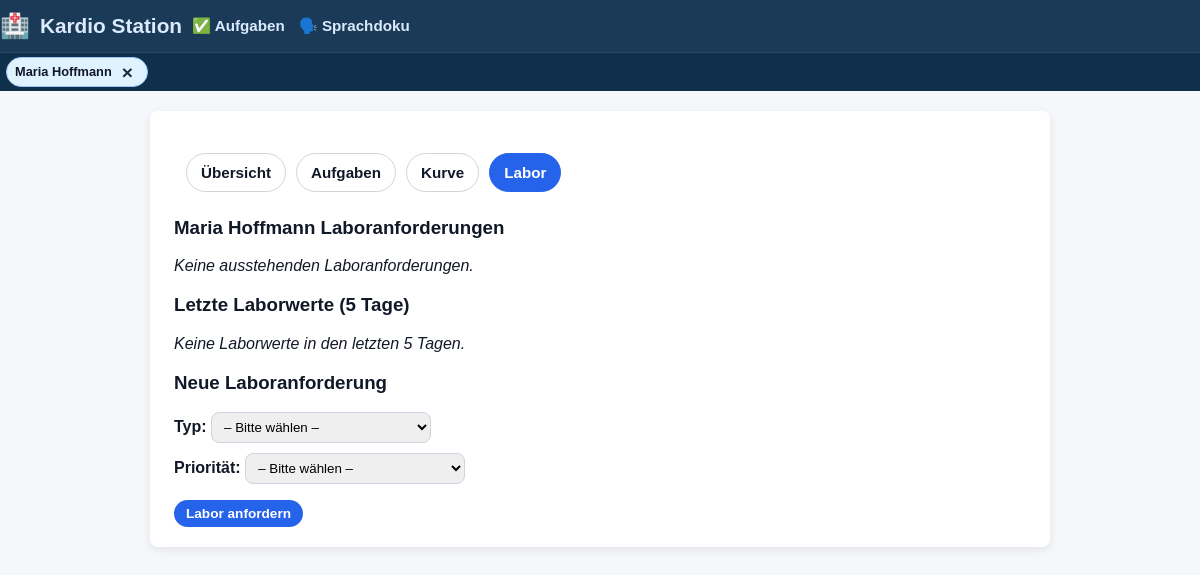
The page /labs?patient_id=1 on the database as committed earlier.
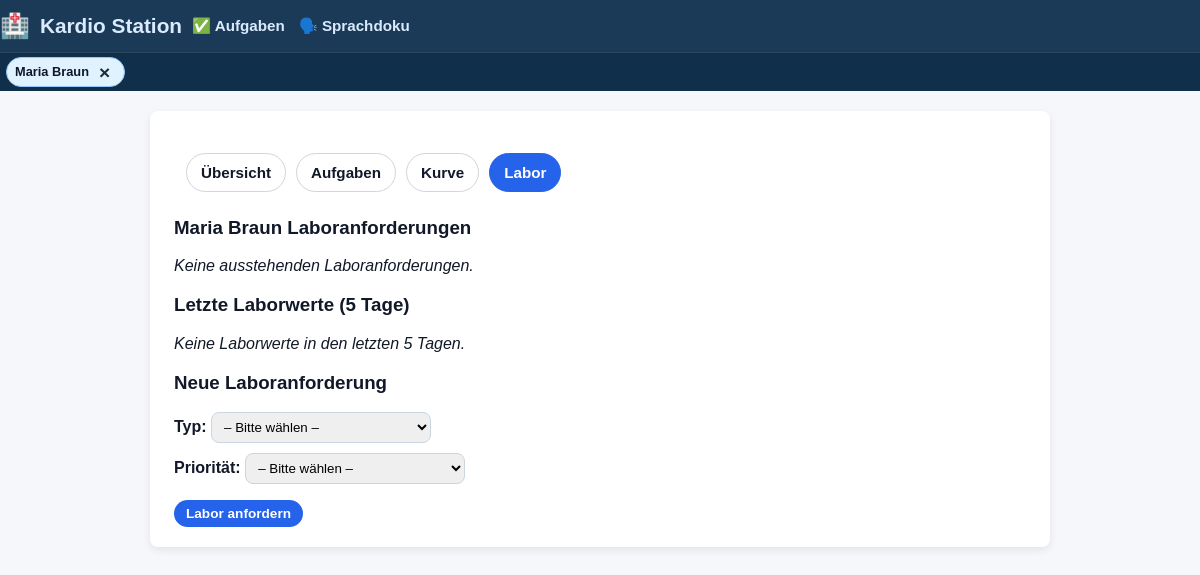
The same page on the database as committed later.
### tables this page shows
CREATE TABLE patients (
    id INTEGER PRIMARY KEY AUTOINCREMENT,
    patient_identifier TEXT NOT NULL,
    name TEXT NOT NULL,
    gender TEXT,
    dob TEXT,
    room TEXT,
    diagnosis TEXT,
    bezugspflege_id INTEGER,
    allergies TEXT,
    code_status TEXT,
    admission_date TEXT,
    expected_discharge TEXT,
    primary_doctor TEXT,
    photo_filename TEXT,
    FOREIGN KEY (bezugspflege_id) REFERENCES nurses(id)
);

### app.py (the view, shortened to what this page needs)
@app.route("/labs", methods=["GET", "POST"])
def labs_view():
    patient_id = request.args.get("patient_id", type=int)
    conn = get_connection()
    cur = conn.cursor()
    if patient_id:
        cur.execute("SELECT * FROM patients WHERE id = ?;", (patient_id,))
        patient = cur.fetchone()
        patients = [patient] if patient else []
    if patient_id:
        cur.execute("""
            SELECT lo.*, p.name AS patient_name, p.patient_identifier
            FROM lab_orders lo
            JOIN patients p ON p.id = lo.patient_id
            WHERE lo.patient_id = ?
              AND lo.status IN ('Ausstehend', 'Offen')
            ORDER BY lo.ordered_at DESC, id DESC;
        """, (patient_id,))
    pending_labs = cur.fetchall()
    five_days_ago = (now_local() - timedelta(days=5)).isoformat(timespec="minutes")
    if patient_id:
        cur.execute("""
            SELECT lr.*, p.name AS patient_name, p.patient_identifier
            FROM lab_results lr
            JOIN patients p ON p.id = lr.patient_id
            WHERE lr.patient_id = ?
              AND lr.result_datetime >= ?
            ORDER BY lr.result_datetime DESC, id DESC;
        """, (patient_id, five_days_ago))
    recent_labs = cur.fetchall()
    cur.execute("""
            SELECT alert, severity, created_at
            FROM ai_alerts
            WHERE patient_id = ?
            ORDER BY datetime(created_at) DESC, id DESC;
        """, (patient_id,))
    alerts = cur.fetchall()
    if patient:
        add_patient_tab(patient["id"], patient["name"], url_for("labs_view", patient_id=patient["id"]))
        set_active_patient(patient["id"])
    current_nurse = get_current_nurse(conn)
    conn.close()
    conn.close()
    return render_template(
        "labs.html",
        alerts=alerts,
        current_nurse=current_nurse,
        patient=patient,
        patients=patients,
        patient_id=patient_id,
        recent_labs=recent_labs,
        pending_labs=pending_labs,
        active_tab="labs",
    )

### app.py (called while the page is built, shortened)
def get_connection():
    conn = sqlite3.connect(DB_PATH)
    conn.row_factory = sqlite3.Row
    return conn

def get_current_nurse(conn=None):
    nurse_id = session.get("current_nurse_id")
    if not nurse_id:
        return None

def now_local():
    return datetime.now(LOCAL_TZ)

def add_patient_tab(patient_id: int, patient_name: str, url: str):
    tabs = session.get("patient_tabs", [])
    tabs = [t for t in tabs if t.get("patient_id") != patient_id]
    tabs.append({
        "patient_id": patient_id,
        "name": patient_name,
        "url": url,   # where to go back to (last place)
    })
    tabs = tabs[-5:]
    session["patient_tabs"] = tabs

def set_active_patient(patient_id: int):
    session["active_patient_id"] = patient_id

### templates/labs.html (shortened to what this page needs)
<!DOCTYPE html>
<html lang="de">
<head>
    <link rel="stylesheet" href="{{ url_for('static', filename='styles.css') }}">
</head>
<body>
{% extends "base.html" %}
{% block content %}
{% include "_patient_tabs.html" %}
    <h3>{{ patient.name }} Laboranforderungen</h3>
    {% if pending_labs %}
        <table class="simple-table">
            <thead>
                <tr>
                    <th>Typ</th>
                    <th>Priorität</th>
                    <th>Angefordert am</th>
                </tr>
            </thead>
            <tbody>
                {% for o in pending_labs %}
                    <tr>
                        <td>{{ o["name"] }}</td>
                        <td>{{ o["priority"] }}</td>
                        <td>{{ o["ordered_at"]| format_dt }}</td>
                    </tr>
                {% endfor %}
            </tbody>
        </table>
    {% else %}
        <p><em>Keine ausstehenden Laboranforderungen.</em></p>
    {% endif %}
    <h3>Letzte Laborwerte (5 Tage)</h3>
    {% if recent_labs %}
        <table class="simple-table">
            <thead>
                <tr>
                    <th>Patient</th>
                    <th>Typ</th>
                    <th>Ergebnis</th>
                    <th>Flag</th>
                    <th>Datum/Zeit</th>
                </tr>
            </thead>
            <tbody>
                {% for r in recent_labs %}
                    <tr>
                        <td>{{ r["patient_name"] }} ({{ r["patient_identifier"] }})</td>
                        <td>{{ r["name"] }}</td>
                        <td>{{ r["result_value"] }}</td>
                        <td>{{ r["result_flag"] or "–" }}</td>
                        <td>{{ r["result_datetime"] }}</td>
                    </tr>
                {% endfor %}
            </tbody>
        </table>
    {% else %}
        <p><em>Keine Laborwerte in den letzten 5 Tagen.</em></p>
    {% endif %}
    <h3>Neue Laboranforderung</h3>
    <form method="POST" action="{{ url_for('labs_view', patient_id=patient_id) }}">
        <label>Typ:
    <select name="lab_name" required>
        <option value="">– Bitte wählen –</option>
    </select>
</label>
        <label>Priorität:
            <select name="priority">
                <option value="">– Bitte wählen –</option>
            </select>
        </label>
        <button type="submit" class="btn-primary">Labor anfordern</button>
    </form>
{% endblock %}

### templates/base.html (shortened to what this page needs)
<!DOCTYPE html>
<html lang="de">
<head>
  <link rel="stylesheet" href="{{ url_for('static', filename='styles.css') }}">
</head>
<body>
<div class="header header-mobile">
  <div class="header-title">
    <span class="icon">🏥</span>
    <a class="station-link" href="{{ url_for('home') }}">Kardio Station</a>
  <div class="nav-links">
    <a href="{{ url_for('tasks_view') }}">✅ Aufgaben</a>
    <a href="{{ url_for('voice_doc') }}">🗣️ Sprachdoku</a>
    </div>
  </div>
</div>
{% set tabs = session.get("patient_tabs", []) %}
{% if tabs %}
  <div class="patient-tabs-bar">
    <div class="patient-tabs-scroll">
      {% for t in tabs %}
        <div class="patient-tab {% if session.get('active_patient_id') == t.patient_id %}active{% endif %}">
          <a class="patient-tab-link" href="{{ t.url }}">{{ t.name }}</a>
          <form method="POST" action="{{ url_for('close_current_patient') }}" class="patient-tab-exit-form">
  <button type="submit"
          class="patient-tab-exit"
          aria-label="Patient schließen">
    ×
  </button>
</form>
        </div>
      {% endfor %}
    </div>
  </div>
{% endif %}
<div class="container">
  {% block content %}{% endblock %}
</div>
</body>
</html>

Rows that differ between the two databases and show on the page:
changed patients: name "Maria Hoffmann" → "Maria Braun"
